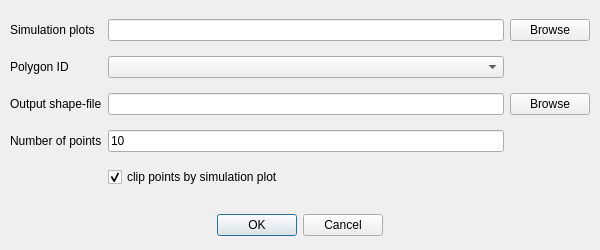
<?xml version="1.0" encoding="UTF-8"?>
<ui version="4.0">
  <class>Dialog</class>
  <widget class="QDialog" name="Dialog">
    <property name="geometry">
      <rect>
        <x>0</x>
        <y>0</y>
        <width>600</width>
        <height>250</height>
      </rect>
    </property>
    <property name="minimumSize">
      <size>
        <width>600</width>
        <height>250</height>
      </size>
    </property>
    <property name="windowTitle">
      <string>Dialog</string>
    </property>

    <widget class="QWidget" name="gridLayoutWidget">
      <property name="geometry">
        <rect>
          <x>10</x>
          <y>10</y>
          <width>580</width>
          <height>190</height>
        </rect>
      </property>
      <layout class="QGridLayout" name="gridLayout">

        <item row="0" column="0">
          <widget class="QLabel" name="label">
            <property name="text">
              <string>Simulation plots</string>
            </property>
          </widget>
        </item>
        <item row="0" column="1">
          <widget class="QLineEdit" name="tbInputShpFN"/>
        </item>
        <item row="0" column="2">
          <widget class="QPushButton" name="btnBrowseInputShp">
            <property name="text">
              <string>Browse</string>
            </property>
          </widget>
        </item>

        <item row="1" column="0">
          <widget class="QLabel" name="label_6">
            <property name="text">
              <string>Polygon ID</string>
            </property>
          </widget>
        </item>
        <item row="1" column="1">
          <widget class="QComboBox" name="cmbFields"/>
        </item>

        <item row="2" column="0">
          <widget class="QLabel" name="label_3">
            <property name="text">
              <string>Output shape-file</string>
            </property>
          </widget>
        </item>
        <item row="2" column="1">
          <widget class="QLineEdit" name="tbOutputShpFN"/>
        </item>
        <item row="2" column="2">
          <widget class="QPushButton" name="btnBrowseOutputShp">
            <property name="text">
              <string>Browse</string>
            </property>
          </widget>
        </item>

        <item row="3" column="0">
          <widget class="QLabel" name="label_3">
            <property name="text">
              <string>Number of points</string>
            </property>
          </widget>
        </item>
        <item row="3" column="1">
          <widget class="QLineEdit" name="tbOutputNPoints">
            <property name="text">
              <string>10</string>
            </property>
          </widget>
        </item>

        <item row="4" column="1">
          <widget class="QCheckBox" name="chbOutputClipPoints">
            <property name="checked">
              <bool>true</bool>
            </property>
            <property name="text">
              <string>clip points by simulation plot</string>
            </property>
          </widget>
        </item>
        
      </layout>
    </widget>

    <widget class="QDialogButtonBox" name="btnBox">
      <property name="geometry">
        <rect>
          <x>10</x>
          <y>210</y>
          <width>580</width>
          <height>30</height>
        </rect>
      </property>
      <property name="orientation">
        <enum>Qt::Horizontal</enum>
      </property>
      <property name="standardButtons">
        <set>QDialogButtonBox::Cancel|QDialogButtonBox::Ok</set>
      </property>
      <property name="centerButtons">
        <bool>true</bool>
      </property>
    </widget>

  </widget>

  <resources/>
  <connections>
    <connection>
      <sender>btnBox</sender>
      <signal>accepted()</signal>
      <receiver>Dialog</receiver>
      <slot>accept()</slot>
      <hints>
        <hint type="sourcelabel">
          <x>248</x>
          <y>254</y>
        </hint>
        <hint type="destinationlabel">
          <x>157</x>
          <y>274</y>
        </hint>
      </hints>
    </connection>
    <connection>
      <sender>btnBox</sender>
      <signal>rejected()</signal>
      <receiver>Dialog</receiver>
      <slot>reject()</slot>
      <hints>
        <hint type="sourcelabel">
          <x>316</x>
          <y>260</y>
        </hint>
        <hint type="destinationlabel">
          <x>286</x>
          <y>274</y>
        </hint>
      </hints>
    </connection>
  </connections>
</ui>
